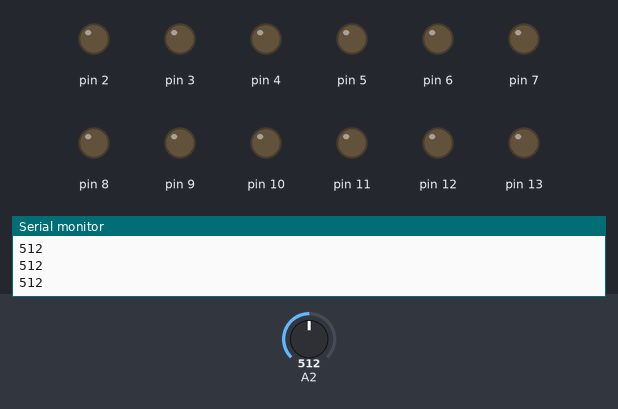
Recording of a sketch running on a simulated Arduino Uno, built with avr-gcc and run on an emulated ATmega328P. Shown: output pins drawn as LEDs (lit = HIGH), the last lines printed to the serial monitor. The inputs (shaded band) are chosen by the test bench; at power-on: A2 = 512. Random numbers use the default seed unless the sketch sets one.

Above: at 1.2 s.
1.3 s: A2 set to 312
2.8 s: A2 set to 289
At 3.21 s:
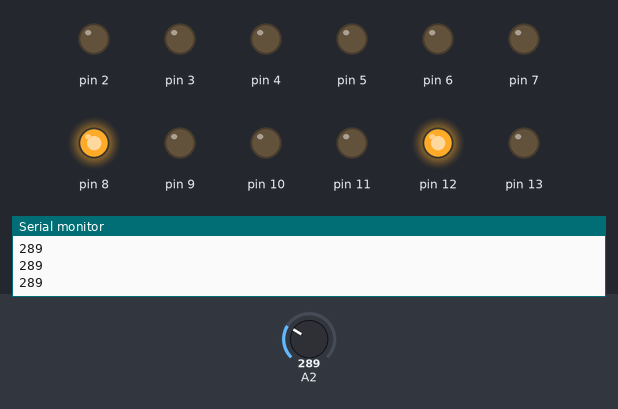
At 3.56 s:
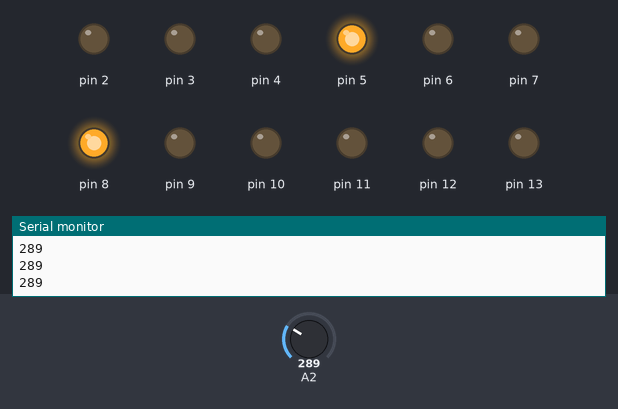
Timing chart, 0 to 22.6 s (numbered marks = the images above; inputs shaded):
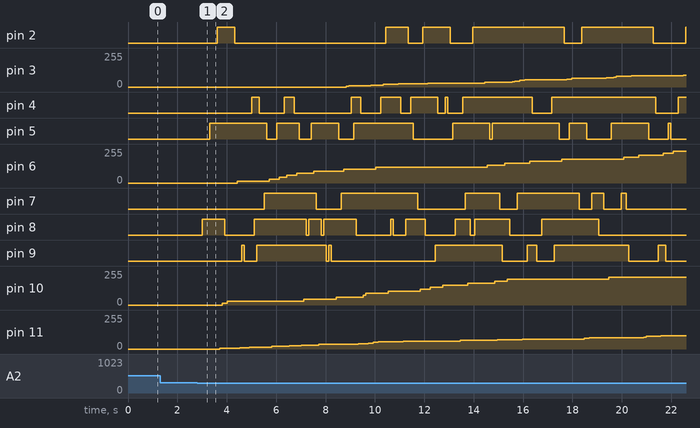

The sketch:

Arduino-LEDCode.ino
```cpp
int randy;
int brightness1 = 0;
int brightness2 = 0;
int brightness3 = 0;
int brightness4 = 0;
int fadeAmount1 = 15;
int fadeAmount2 = 5;
int fadeAmount3 = 15;
int fadeAmount4 = 5;
int count1 = 0;
int count2 = 0;
int count3 = 0;
int count4 = 0;
int count5 = 0;
int count6 = 0;
int count7 = 0;
int count8 = 0;
int Sensor = 0;


void setup() {
  // put your setup code here, to run once:
Serial.begin(9600);
pinMode(13, OUTPUT);
pinMode(12, OUTPUT);
pinMode(11, OUTPUT);
pinMode(10, OUTPUT);
pinMode(9, OUTPUT);
pinMode(8, OUTPUT);
pinMode(7, OUTPUT);
pinMode(6, OUTPUT);
pinMode(5, OUTPUT);
pinMode(4, OUTPUT);
pinMode(3, OUTPUT);
pinMode(2, OUTPUT);


}

void loop() {
  Sensor = analogRead(2);
  Serial.println(Sensor);
if(Sensor < 300){
randy = random(0,12);
if(randy ==0){
  analogWrite(10, brightness1);
  // change the brightness for next time through the loop:
  brightness1 = brightness1 + fadeAmount1;
  // reverse the direction of the fading at the ends of the fade:
  if (brightness1 <= 0 || brightness1 >= 255) {
    fadeAmount1 = -fadeAmount1;
  }
}


if(randy == 1){
  analogWrite(11, brightness2);
  // change the brightness for next time through the loop:
  brightness2 = brightness2 + fadeAmount2;
  // reverse the direction of the fading at the ends of the fade:
  if (brightness2 <= 0 || brightness2 >= 255) {
    fadeAmount2 = -fadeAmount2;
  }
}


if (randy == 2){
  if(count1 == 0){
    digitalWrite(12, HIGH);
    count1 = 1;
  }
  else{
   digitalWrite(12,LOW);
   count1 = 0;
   }
}

if (randy == 3){
  if(count2 == 0){
    digitalWrite(13, HIGH);
    count2 = 1;
  }
  else{
   digitalWrite(13,LOW);
   count2 = 0;
   }
}

if (randy == 4){
  if(count4 == 0){
    digitalWrite(9, HIGH);
    count4 = 1;
  }
  else{
   digitalWrite(9,LOW);
   count4 = 0;
   }
}

if (randy == 5){
  if(count3 == 0){
    digitalWrite(8, HIGH);
    count3 = 1;
  }
  else{
   digitalWrite(8,LOW);
   count3 = 0;
   }
}
if (randy == 6){
  if(count8 == 0){
    digitalWrite(7, HIGH);
    count8 = 1;
  }
  else{
   digitalWrite(7,LOW);
   count8 = 0;
   }
}

if(randy == 7){
  analogWrite(6, brightness3);
  // change the brightness for next time through the loop:
  brightness3 = brightness3 + fadeAmount3;
  // reverse the direction of the fading at the ends of the fade:
  if (brightness3 <= 0 || brightness3 >= 255) {
    fadeAmount3 = -fadeAmount3;
  }
}

if (randy == 8){
  if(count5 == 0){
    digitalWrite(5, HIGH);
    count5 = 1;
  }
  else{
   digitalWrite(5,LOW);
   count5 = 0;
   }
}

if (randy == 9){
  if(count6 == 0){
    digitalWrite(4, HIGH);
    count6 = 1;
  }
  else{
   digitalWrite(4,LOW);
   count6 = 0;
   }
}

if(randy == 10){
  analogWrite(3, brightness4);
  // change the brightness for next time through the loop:
  brightness4 = brightness4 + fadeAmount4;
  // reverse the direction of the fading at the ends of the fade:
  if (brightness4 <= 0 || brightness4 >= 255) {
    fadeAmount4 = -fadeAmount4;
  }
}

if (randy == 11){
  if(count7 == 0){
    digitalWrite(2, HIGH);
    count7 = 1;
  }
  else{
   digitalWrite(2,LOW);
   count7 = 0;
   }
}

delay(100);

}
else{
digitalWrite(13, LOW);
digitalWrite(12, LOW);
digitalWrite(11, LOW);
digitalWrite(10, LOW);
digitalWrite(9, LOW);
digitalWrite(8, LOW);
digitalWrite(7, LOW);
digitalWrite(6, LOW);
digitalWrite(5, LOW);
digitalWrite(4, LOW);
digitalWrite(3, LOW);
digitalWrite(2, LOW);

delay(100);
}
}
```

Measured:
- the behaviour switches between 300 and 299 on A2 (found by bisection; images 0 and 1)
- after the input at 2.8 s, pin 2: LOW → HIGH after 0.81 s, → LOW 0.70 s later, → HIGH 6.1 s later, → LOW 0.90 s later, … (11 changes in this stretch); pin 3: moves from 0/255 to 90/255 over 13.7 s, starting after 6.0 s
